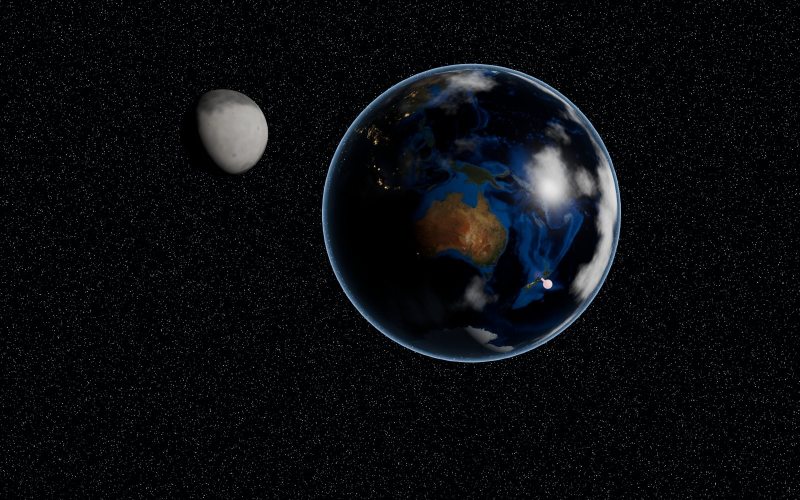
#> input picture assets/models/earthspace/earthspace-hero.jpg, 1600 x 1000 px (shown at 1/2 size)
$ python make_nasa_textures.py earthspace-hero.jpg earthspace-hero.jpg earthspace-hero.jpg
#> lines starting #> are read from the running program, lines starting #| are printed output that depends on the picture
"""Photo-real Earth textures from NASA imagery (public domain):
  Blue Marble (daytime surface) and Black Marble (city lights at night), via the equirectangular copies in the
  three-globe example images: https://github.com/vasturiano/three-globe/tree/master/example/img
Writes earth.jpg (day, 2048x1024) and earth-lights.jpg (city lights only, warm, 2048x1024) into <texdir>,
replacing the painted earth.jpg from make_textures.py (which still makes the clouds, roughness, Moon and Sun).
Usage: python make_nasa_textures.py <earth-blue-marble.jpg> <earth-night.jpg> <texdir>"""
import sys
import numpy as np
from PIL import Image, ImageFilter

day, night, out = sys.argv[1], sys.argv[2], sys.argv[3]
d = Image.open(day).convert('RGB').resize((2048, 1024), Image.LANCZOS)
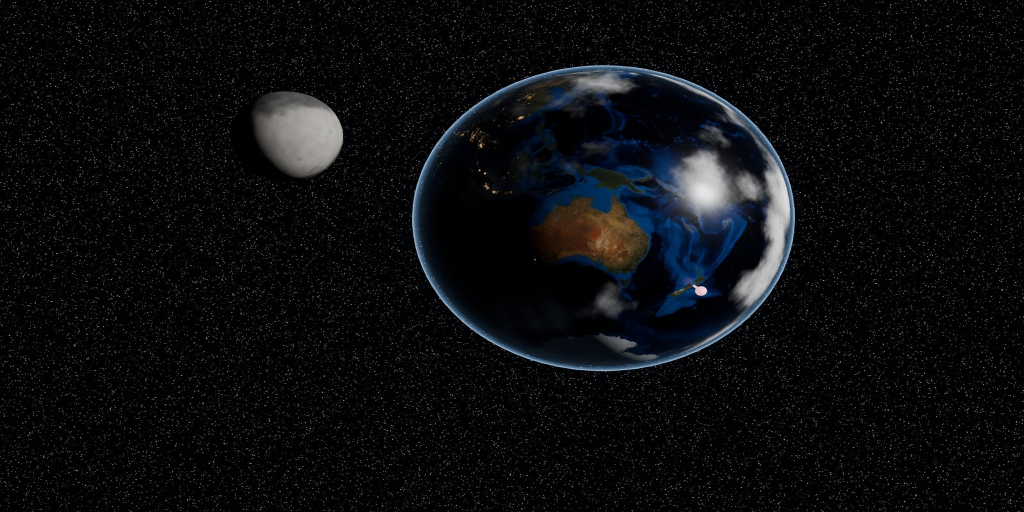
#> d: PIL image 2048x1024 RGB (shown at 1/2 size); mean R, G, B 11.4, 12.8, 15.8
# a touch more contrast so it reads at small sizes
a = np.asarray(d, np.float32) / 255.
a = np.clip((a - .5) * 1.08 + .5 + .01, 0, 1)
Image.fromarray((a * 255).astype(np.uint8)).save(f'{out}/earth.jpg', quality=88, optimize=True, progressive=True)
# city lights: keep the bright pixels of the night image and drop its blue moonlit land and sea
n = np.asarray(Image.open(night).convert('RGB').resize((2048, 1024), Image.LANCZOS), np.float32) / 255.
r, g, b = n[..., 0], n[..., 1], n[..., 2]
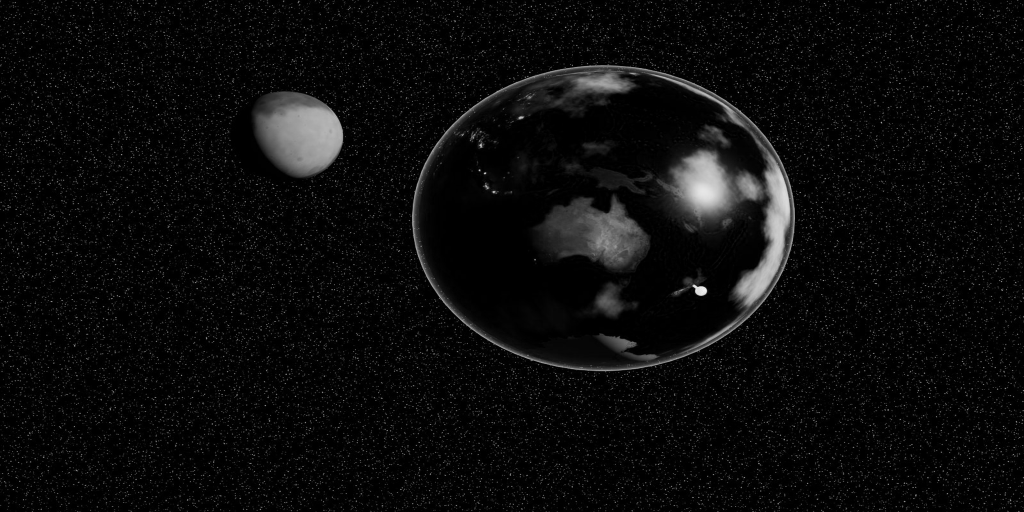
#> r: shape (1024, 2048) float32 (shown at 1/2 size); min 0, max 0.984, mean 0.0447
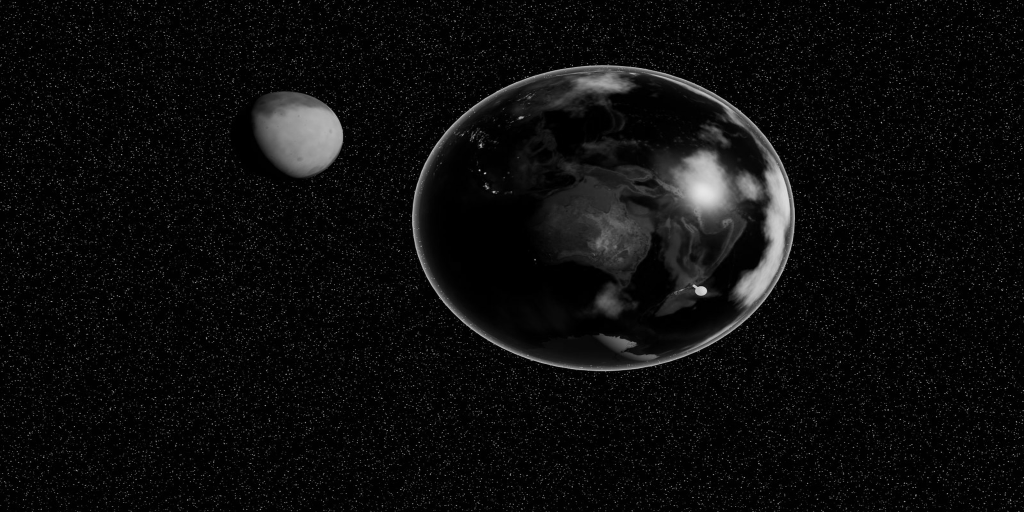
#> g: shape (1024, 2048) float32 (shown at 1/2 size); min 0, max 0.906, mean 0.0503
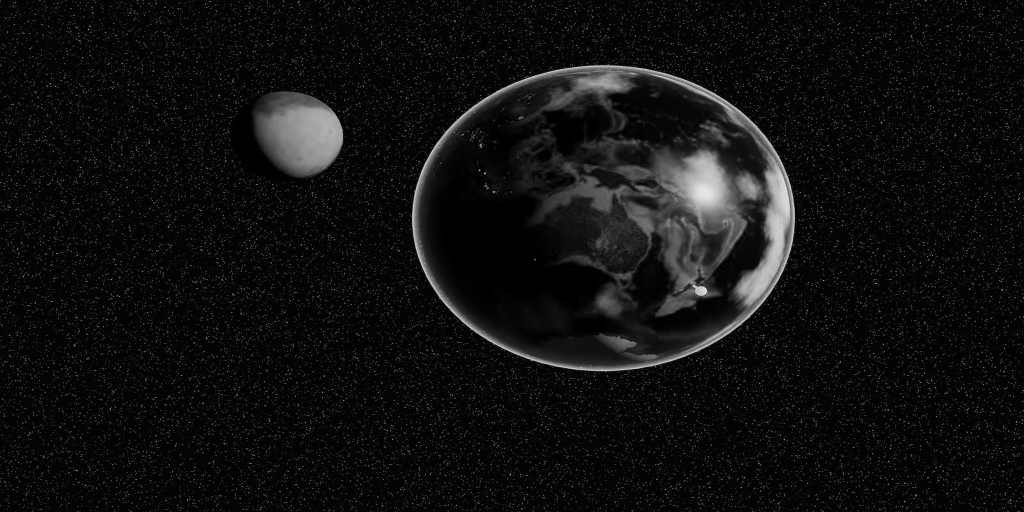
#> b: shape (1024, 2048) float32 (shown at 1/2 size); min 0, max 0.937, mean 0.0619
# lit cities are near-white; the moonlit land and sea are blue with almost no red, so red alone finds the lights
k = np.clip((r - .07) / .33, 0, 1) ** .85
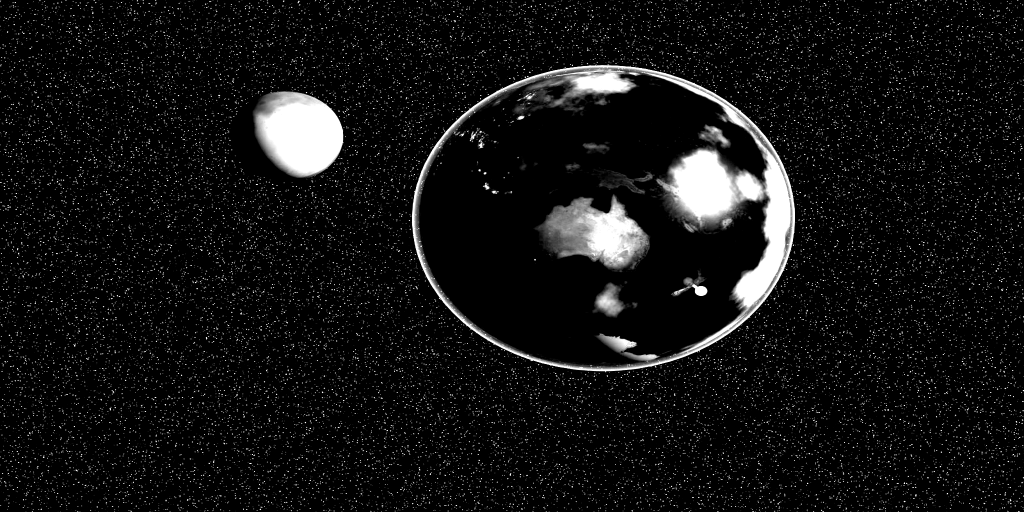
#> k: shape (1024, 2048) float32 (shown at 1/2 size); min 0, max 1, mean 0.0727
glow = np.asarray(Image.fromarray((k * 255).astype(np.uint8)).filter(ImageFilter.GaussianBlur(1.2)), np.float32) / 255.
k = np.clip(k * .8 + glow * .5, 0, 1)
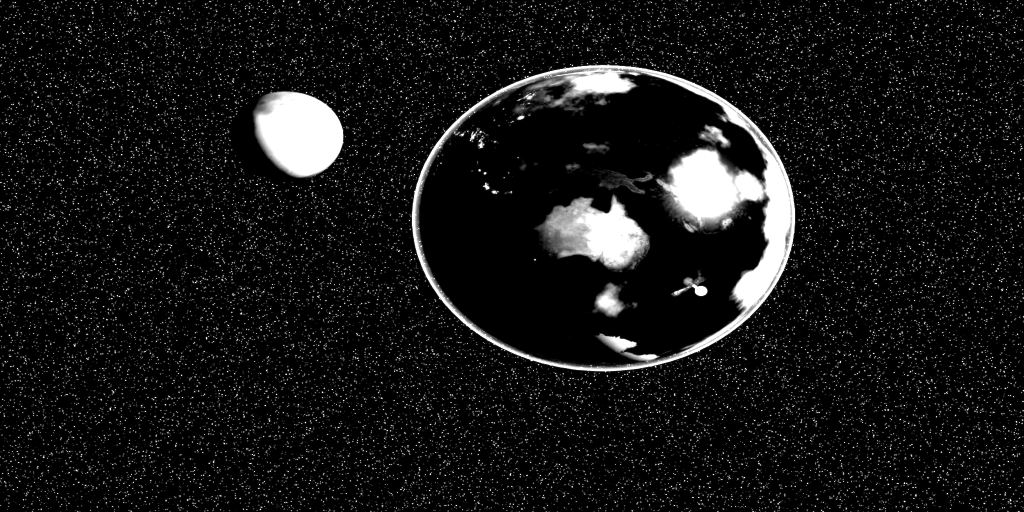
#> k: shape (1024, 2048) float32 (shown at 1/2 size); min 0, max 1, mean 0.0859
lights = np.stack([k * 1.0, k * .78, k * .45], -1)
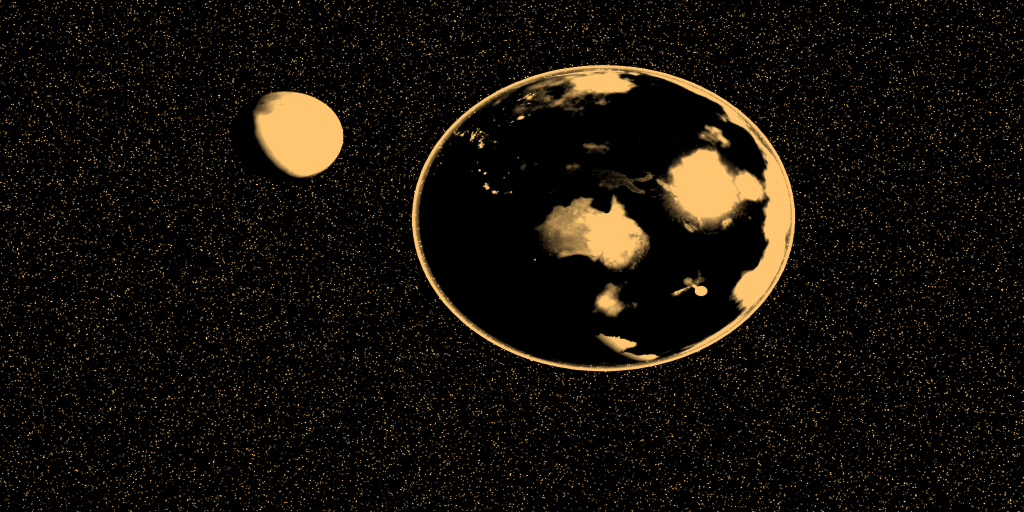
#> lights: shape (1024, 2048, 3) float32 (shown at 1/2 size); mean of channels 0, 1, 2 0.086, 0.0669, 0.0385; drawn as R, G, B
Image.fromarray((lights * 255).astype(np.uint8)).save(f'{out}/earth-lights.jpg', quality=88, optimize=True)
print('NASA textures written to', out)
